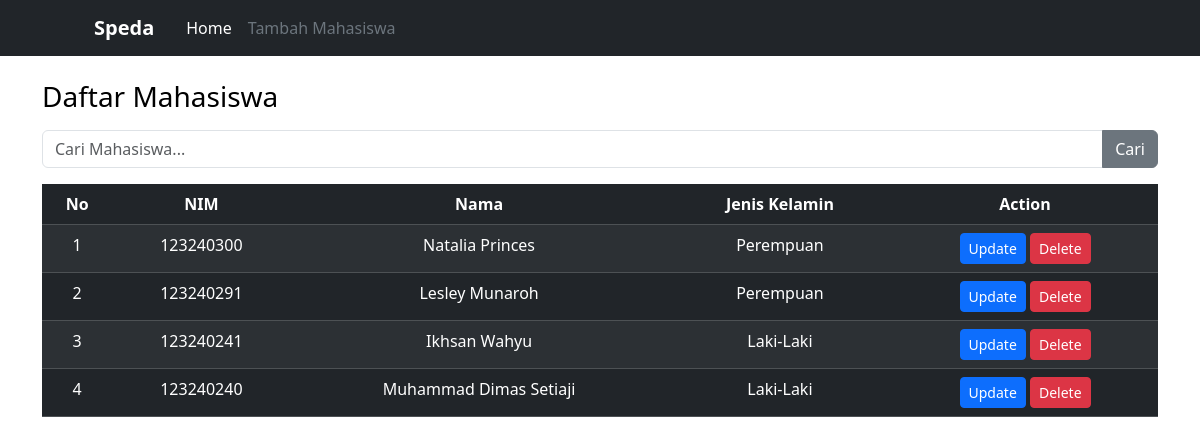
The app's page /home.php with its own data.
### tables this page shows
CREATE TABLE `mahasiswa` (
  `id` int(11) NOT NULL,
  `Nama` varchar(100) NOT NULL,
  `Jenis_kelamin` varchar(100) NOT NULL,
  `created_at` datetime NOT NULL,
  `nim` varchar(100) DEFAULT NULL
);

### home.php (the view, shortened to what this page needs)
<?php
include "koneksi.php";
?>
<!DOCTYPE html>
<html lang="en">
<head>
  <link href="https://cdn.jsdelivr.net/npm/bootstrap@5.3.2/dist/css/bootstrap.min.css" rel="stylesheet">
</head>
<body class="" style="background-color: white; color: black;">
<nav class="navbar navbar-expand-lg navbar-dark bg-dark px-4">
  <a class="navbar-brand fw-bold me-4" href="#" style="margin-left: 70px;">Speda</a>
  <div class="navbar-nav">
    <a class="nav-link active" href="">Home</a>
    <a class="nav-link text-secondary" href="tambah.php">Tambah Mahasiswa</a>
  </div>
</nav>
<div class="container mt-4">
  <h3 class="mb-3">Daftar Mahasiswa</h3>
  <div class="input-group mb-3">
    <input type="text" id="searchInput" onkeyup="cariMahasiswa()" class="form-control" placeholder="Cari Mahasiswa...">
    <button class="btn btn-secondary">Cari</button>
  </div>
  <table class="table table-dark table-striped table-hover text-center" id="tabelMahasiswa">
    <thead>
      <tr>
        <th>No</th>
        <th>NIM</th>
        <th>Nama</th>
        <th>Jenis Kelamin</th>
        <th>Action</th>
      </tr>
    </thead>
    <tbody>
      <?php
      $no = 1;
      $search = isset($_GET['search']) ? $_GET['search'] : '';
      $query = "SELECT * FROM mahasiswa WHERE nama LIKE '%$search%' ORDER BY id DESC";
      $result = mysqli_query($conn, $query);
      if (mysqli_num_rows($result) == 0) {
        echo "<tr><td colspan='6'>Tidak ada data.</td></tr>";
      } else {
        while ($row = mysqli_fetch_assoc($result)) {
          echo "<tr>
            <td>$no</td>
            <td>{$row['nim']}</td>
            <td>{$row['Nama']}</td>
            <td>{$row['Jenis_kelamin']}</td>
            <td>
              <a href='update.php?nim={$row['nim']}' class='btn btn-primary btn-sm'>Update</a>
              <a href='hapus.php?nim={$row['nim']}' class='btn btn-danger btn-sm' onclick='return confirm(\"Hapus data " . $row['Nama']."?\")'>Delete</a>
            </td>
          </tr>";
          $no++;
        }
      }
      ?>
    </tbody>
  </table>
</div>
</body>
</html>

### records on screen
mahasiswa: nim "123240300", Nama "Natalia Princes", Jenis_kelamin "Perempuan"
mahasiswa: nim "123240291", Nama "Lesley Munaroh", Jenis_kelamin "Perempuan"
mahasiswa: nim "123240241", Nama "Ikhsan Wahyu", Jenis_kelamin "Laki-Laki"
mahasiswa: nim "123240240", Nama "Muhammad Dimas Setiaji", Jenis_kelamin "Laki-Laki"
